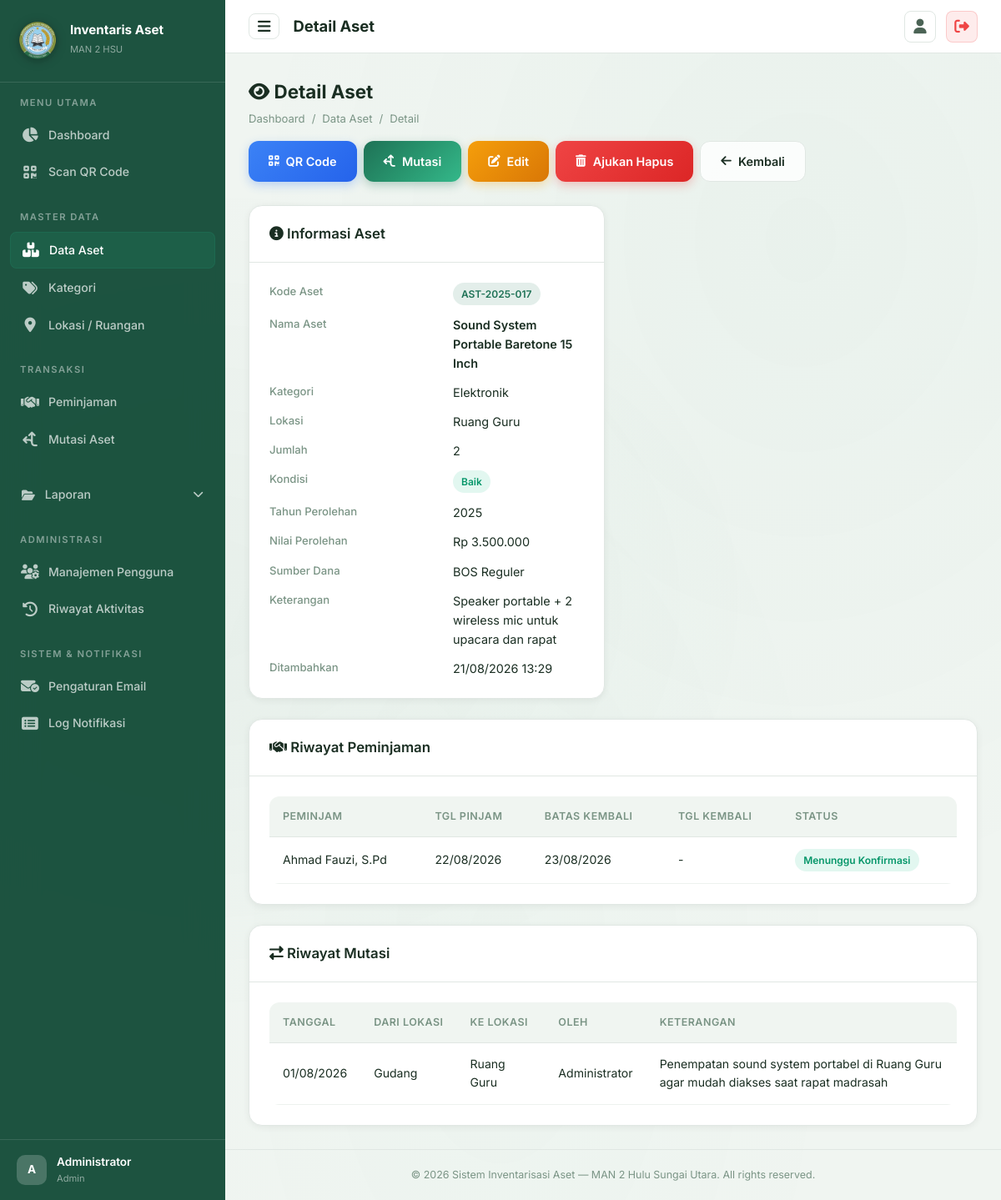
Page /aset/detail?id=21 (signed in) on the earlier database version.
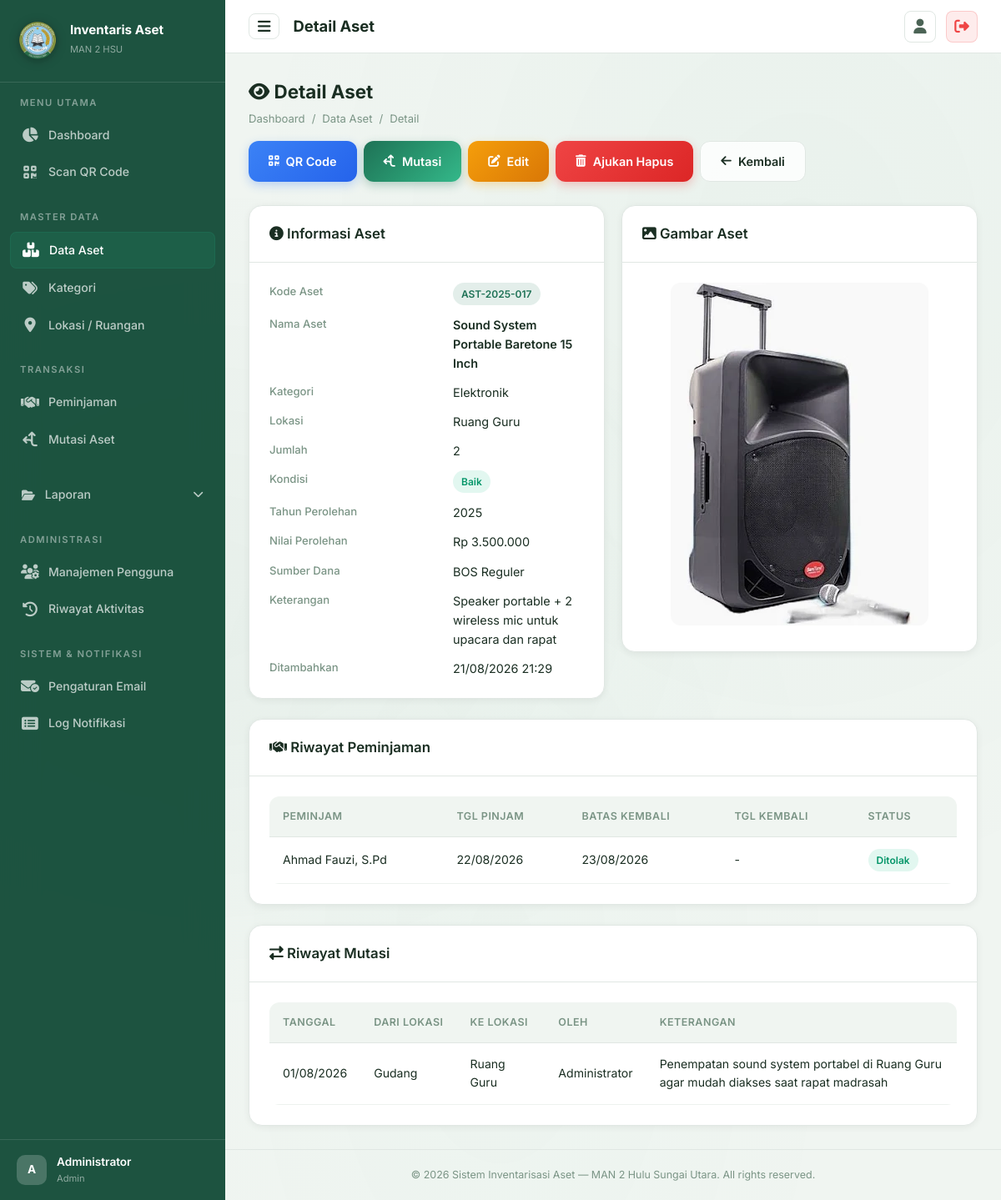
Same page on the later database version.
### tables this page shows
CREATE TABLE `aset` (
  `id` int NOT NULL AUTO_INCREMENT,
  `kode_aset` varchar(50) NOT NULL,
  `nama_aset` varchar(150) NOT NULL,
  `id_kategori` int DEFAULT NULL,
  `id_lokasi` int DEFAULT NULL,
  `jumlah` int NOT NULL DEFAULT '1',
  `kondisi` enum('Baik','Rusak Ringan','Rusak Berat') NOT NULL DEFAULT 'Baik',
  `tahun_perolehan` year DEFAULT NULL,
  `nilai_perolehan` decimal(15,2) DEFAULT '0.00',
  `sumber_dana` varchar(100) DEFAULT NULL,
  `gambar` varchar(255) DEFAULT NULL,
  `keterangan` text,
  `qr_code_path` varchar(255) DEFAULT NULL,
  `created_at` timestamp NULL DEFAULT CURRENT_TIMESTAMP,
  `updated_at` timestamp NULL DEFAULT CURRENT_TIMESTAMP ON UPDATE CURRENT_TIMESTAMP,
  `deleted_at` timestamp NULL DEFAULT NULL,
  `bukti_hapus` varchar(255) DEFAULT NULL,
  `status_penghapusan` enum('none','pending','approved') NOT NULL DEFAULT 'none',
  `tgl_pengajuan_hapus` datetime DEFAULT NULL,
  `file_ba_scan` varchar(255) DEFAULT NULL,
  `alasan_hapus` text,
  PRIMARY KEY (`id`),
  UNIQUE KEY `kode_aset` (`kode_aset`),
  KEY `id_kategori` (`id_kategori`),
  KEY `id_lokasi` (`id_lokasi`),
  CONSTRAINT `aset_ibfk_1` FOREIGN KEY (`id_kategori`) REFERENCES `kategori` (`id`) ON DELETE SET NULL,
  CONSTRAINT `aset_ibfk_2` FOREIGN KEY (`id_lokasi`) REFERENCES `lokasi` (`id`) ON DELETE SET NULL
);

CREATE TABLE `peminjaman` (
  `id` int NOT NULL AUTO_INCREMENT,
  `id_aset` int NOT NULL,
  `nama_peminjam` varchar(100) NOT NULL,
  `id_peminjam` int DEFAULT NULL,
  `id_lokasi` int DEFAULT NULL,
  `tanggal_pinjam` date NOT NULL,
  `tanggal_kembali_rencana` date NOT NULL,
  `tanggal_kembali_aktual` date DEFAULT NULL,
  `kondisi_saat_dikembalikan` enum('Baik','Rusak Ringan','Rusak Berat') DEFAULT NULL,
  `catatan_pengembalian` text,
  `status` enum('Menunggu Konfirmasi','Ditolak','Dipinjam','Dikembalikan') NOT NULL DEFAULT 'Dipinjam',
  `keterangan` text,
  `id_user` int DEFAULT NULL,
  `created_at` timestamp NULL DEFAULT CURRENT_TIMESTAMP,
  PRIMARY KEY (`id`),
  KEY `id_aset` (`id_aset`),
  KEY `id_user` (`id_user`),
  KEY `fk_peminjaman_peminjam` (`id_peminjam`),
  KEY `fk_peminjaman_lokasi` (`id_lokasi`),
  CONSTRAINT `fk_peminjaman_lokasi` FOREIGN KEY (`id_lokasi`) REFERENCES `lokasi` (`id`) ON DELETE SET NULL,
  CONSTRAINT `fk_peminjaman_peminjam` FOREIGN KEY (`id_peminjam`) REFERENCES `users` (`id`) ON DELETE SET NULL,
  CONSTRAINT `peminjaman_ibfk_1` FOREIGN KEY (`id_aset`) REFERENCES `aset` (`id`) ON DELETE CASCADE,
  CONSTRAINT `peminjaman_ibfk_2` FOREIGN KEY (`id_user`) REFERENCES `users` (`id`) ON DELETE SET NULL
);

CREATE TABLE `kategori` (
  `id` int NOT NULL AUTO_INCREMENT,
  `nama_kategori` varchar(100) NOT NULL,
  `keterangan` text,
  `created_at` timestamp NULL DEFAULT CURRENT_TIMESTAMP,
  PRIMARY KEY (`id`)
);

CREATE TABLE `lokasi` (
  `id` int NOT NULL AUTO_INCREMENT,
  `nama_lokasi` varchar(100) NOT NULL,
  `keterangan` text,
  `created_at` timestamp NULL DEFAULT CURRENT_TIMESTAMP,
  PRIMARY KEY (`id`)
);

### config/database.php (called while the page is built, shortened)
<?php
function formatRupiah($angka) {
    return 'Rp ' . number_format($angka, 0, ',', '.');
}
?>

### pages/aset/detail.php (the view, shortened to what the changed rows need)
<?php
$pdo = getConnection();
$id = intval($_GET['id'] ?? 0);
$stmt = $pdo->prepare("SELECT a.*, k.nama_kategori, l.nama_lokasi FROM aset a
    LEFT JOIN kategori k ON a.id_kategori = k.id
    LEFT JOIN lokasi l ON a.id_lokasi = l.id
    WHERE a.id = ? AND a.deleted_at IS NULL");
$stmt->execute([$id]);
$aset = $stmt->fetch();
$stmtPinjam = $pdo->prepare("SELECT * FROM peminjaman WHERE id_aset = ? ORDER BY created_at DESC LIMIT 10");
$stmtPinjam->execute([$id]);
$pinjamList = $stmtPinjam->fetchAll();
$stmtMutasi = $pdo->prepare("SELECT m.*, la.nama_lokasi as lokasi_asal, lt.nama_lokasi as lokasi_tujuan, u.nama
    FROM mutasi_aset m
    LEFT JOIN lokasi la ON m.id_lokasi_asal = la.id
    LEFT JOIN lokasi lt ON m.id_lokasi_tujuan = lt.id
    LEFT JOIN users u ON m.id_user = u.id
    WHERE m.id_aset = ? ORDER BY m.created_at DESC");
$stmtMutasi->execute([$id]);
$mutasiList = $stmtMutasi->fetchAll();
require_once __DIR__ . '/../../includes/header.php';
require_once __DIR__ . '/../../includes/sidebar.php';
?>
<div class="page-header">
    <div>
        <h2><i class="fas fa-eye"></i> Detail Aset</h2>
    </div>
</div>
<div class="grid-2">
    <div class="card animate-fadeInUp">
        <div class="card-body">
            <div class="detail-grid">
                <div class="detail-label">Kode Aset</div>
                <div class="detail-value"><span class="badge badge-primary"><?= htmlspecialchars($aset['kode_aset']) ?></span></div>
                <div class="detail-label">Nama Aset</div>
                <div class="detail-value" style="font-weight:600;"><?= htmlspecialchars($aset['nama_aset']) ?></div>
                <div class="detail-label">Kategori</div>
                <div class="detail-value"><?= htmlspecialchars($aset['nama_kategori'] ?? '-') ?></div>
                <div class="detail-label">Lokasi</div>
                <div class="detail-value"><?= htmlspecialchars($aset['nama_lokasi'] ?? '-') ?></div>
                <div class="detail-label">Jumlah</div>
                <div class="detail-value"><?= $aset['jumlah'] ?></div>
                <div class="detail-label">Kondisi</div>
                <div class="detail-value">
                    <span class="badge badge-<?= $aset['kondisi'] === 'Baik' ? 'success' : ($aset['kondisi'] === 'Rusak Ringan' ? 'warning' : 'danger') ?>">
                        <?= $aset['kondisi'] ?>
                    </span>
                </div>
                <div class="detail-label">Tahun Perolehan</div>
                <div class="detail-value"><?= $aset['tahun_perolehan'] ?? '-' ?></div>
                <div class="detail-label">Nilai Perolehan</div>
                <div class="detail-value"><?= $aset['nilai_perolehan'] ? formatRupiah($aset['nilai_perolehan']) : '-' ?></div>
                <div class="detail-label">Sumber Dana</div>
                <div class="detail-value"><?= htmlspecialchars($aset['sumber_dana'] ?? '-') ?></div>
                <div class="detail-label">Keterangan</div>
                <div class="detail-value"><?= htmlspecialchars($aset['keterangan'] ?? '-') ?></div>
                <div class="detail-label">Ditambahkan</div>
                <div class="detail-value"><?= date('d/m/Y H:i', strtotime($aset['created_at'])) ?></div>
            </div>
        </div>
    </div>
    <div>
        <?php if ($aset['gambar']): ?>
        <div class="card animate-fadeInUp mb-4">
            <div class="card-header"><h3><i class="fas fa-image"></i> Gambar Aset</h3></div>
            <div class="card-body text-center">
                <img src="<?= BASE_URL ?>/assets/uploads/<?= $aset['gambar'] ?>" alt="Gambar Aset" style="max-width:100%; border-radius:var(--radius-md);">
            </div>
        </div>
        <?php endif; ?>
    </div>
</div>
<?php if (!empty($pinjamList)): ?>
<div class="card mt-4 animate-fadeInUp">
    <div class="card-body">
        <div class="table-wrapper">
            <table>
                <thead>
                    <tr><th>Peminjam</th><th>Tgl Pinjam</th><th>Batas Kembali</th><th>Tgl Kembali</th><th>Status</th></tr>
                </thead>
                <tbody>
                    <?php foreach ($pinjamList as $p): ?>
                    <tr>
                        <td><?= htmlspecialchars($p['nama_peminjam']) ?></td>
                        <td><?= date('d/m/Y', strtotime($p['tanggal_pinjam'])) ?></td>
                        <td><?= date('d/m/Y', strtotime($p['tanggal_kembali_rencana'])) ?></td>
                        <td><?= $p['tanggal_kembali_aktual'] ? date('d/m/Y', strtotime($p['tanggal_kembali_aktual'])) : '-' ?></td>
                        <td><span class="badge badge-<?= $p['status'] === 'Dipinjam' ? 'warning' : 'success' ?>"><?= $p['status'] ?></span></td>
                    </tr>
                    <?php endforeach; ?>
                </tbody>
            </table>
        </div>
    </div>
</div>
<?php endif; ?>
<?php if (!empty($mutasiList)): ?>
<div class="card mt-4 animate-fadeInUp">
    <div class="card-body">
        <div class="table-wrapper">
            <table>
                <thead>
                    <tr><th>Tanggal</th><th>Dari Lokasi</th><th>Ke Lokasi</th><th>Oleh</th><th>Keterangan</th></tr>
                </thead>
            </table>
        </div>
    </div>
</div>
<?php endif; ?>
<?php require_once __DIR__ . '/../../includes/footer.php'; ?>

Differences in the rows shown:
changed aset "Sound System Portable Baretone 15 Inch": created_at "21/08/2026 13:29" → "21/08/2026 21:29"; gambar empty → "aset_1787320687_880.png" (drawn); gambar: picture added
changed peminjaman "Ahmad Fauzi, S.Pd": status "Menunggu Konfirmasi" → "Ditolak"
Other differences:
text now shown: "Gambar Aset"
